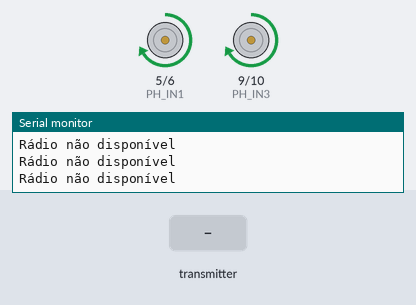
A sketch run on a simulated Arduino Nano, built with avr-gcc and run on an emulated ATmega328P. Shown: motor-driver pin pairs drawn as motors (green arrow = first pin HIGH = forward, orange = second pin HIGH = backward, longer = more drive), the last lines printed to the serial monitor. The inputs (shaded band) are chosen by the test bench. No radio packets arrive unless stated.

Above: at 1.7 s.
1.8 s: the transmitter starts sending VEL1_DIR = 1023
At 3.0 s:
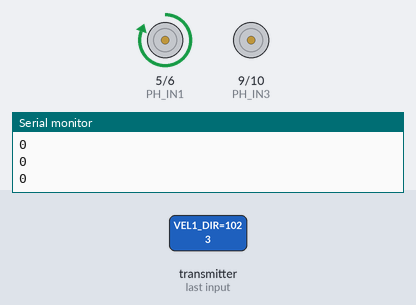
3.3 s: the transmitter starts sending VEL1_ESQ = 256
At 4.1 s:
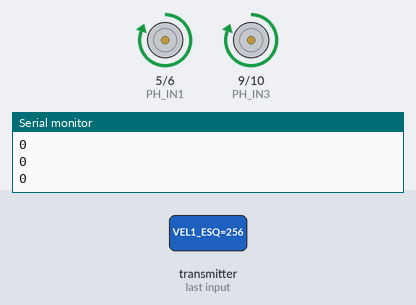
4.8 s: the transmitter starts sending VEL1_DIR = 512
At 5.3 s:
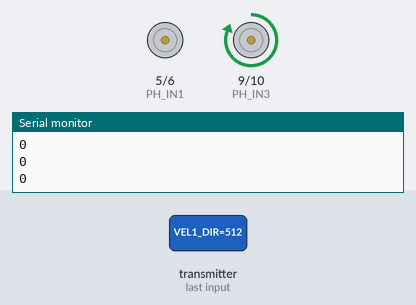
6.3 s: the transmitter starts sending VEL1_ESQ = 0
At 7.4 s:
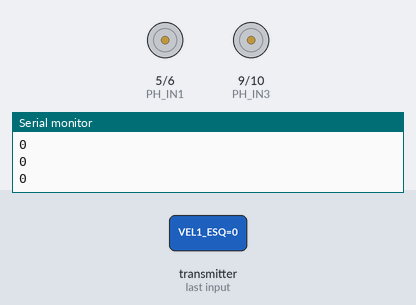
7.8 s: the transmitter starts sending VEL1_ESQ = 512
At 8.5 s:
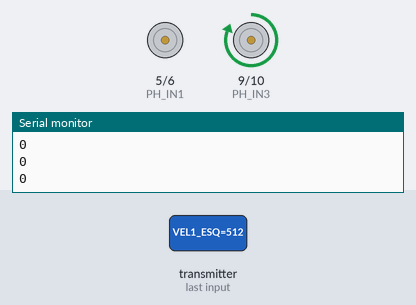
Timing chart, 0 to 10.3 s (numbered marks = the images above; inputs shaded):
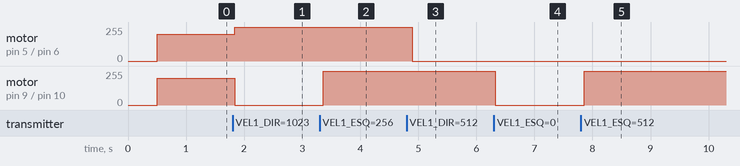

The sketch:

receptor_struct.ino
```cpp
/*
 * Programa dos robos do futebol. Recebe informacoes enviadas por RF e aciona os motores. Controle nao implementado.
 * JOGADOR 1
*/

#include <SPI.h>
#include "nRF24L01.h"
#include "RF24.h"

//Pinos da Ponte H
#define PH_IN1 5
#define PH_IN2 6
#define PH_IN3 9
#define PH_IN4 10

//Pinos do RF
#define RF_CSN 4
#define RF_CE 3
#define RF_MO 11
#define RF_MI 12
#define RF_SCK 13

//Pinos do Encoder
#define ENC_R A6
#define ENC_L A7

RF24 radio(3,4);
const uint64_t pipe = 0xA2E8F0F0E1LL;

struct Mensagem{
  int VEL1_DIR;
  int VEL1_ESQ;
  int VEL2_DIR;
  int VEL2_ESQ;
  int VEL3_DIR;
  int VEL3_ESQ;
} mensagem;

//Configura velocidade dos motores (para frente ou para tras) com PWM
void configura_velocidade (int motorA, int motorB){
  if(motorA > 0){
    analogWrite(PH_IN1, motorA);
    analogWrite(PH_IN2, 0);
  }
  else{
    analogWrite(PH_IN1, 0);
    analogWrite(PH_IN2, -motorA);
  }

  if(motorB > 0){
    analogWrite(PH_IN3, motorB);
    analogWrite(PH_IN4, 0);
  }
  else{
    analogWrite(PH_IN3, 0);
    analogWrite(PH_IN4, -motorB);
  }
}

//Para os motores. Para parar o motorA, deve-se passar o parametro motorA!=0. Analogamente para motorB.
void para_motores (int motorA, int motorB){
  if(motorA){
    digitalWrite(PH_IN1,1);
    digitalWrite(PH_IN2,1);
  }
  if(motorB){
    digitalWrite(PH_IN3,1);
    digitalWrite(PH_IN4,1);
  }
}

//Configura o valor para cada motor, segundo http://migre.me/wosaU
void configura_motores (int in1, int in2, int in3, int in4){
  digitalWrite(PH_IN1, in1);
  digitalWrite(PH_IN2, in2);
  digitalWrite(PH_IN3, in3);
  digitalWrite(PH_IN4, in4);
}

//Inicializacoes
void setup(){
  pinMode(PH_IN1, OUTPUT);
  pinMode(PH_IN2, OUTPUT);
  pinMode(PH_IN3, OUTPUT);
  pinMode(PH_IN4, OUTPUT);

  delay(500);
  Serial.begin(9600);

  radio.begin();
  radio.openReadingPipe(1,pipe);
  radio.startListening();

 configura_velocidade(200,200);
}

void loop(){

int motor1;
int motor2;

  if(radio.available())
  {
    bool done = false;
    while (!done)
    {
      done = radio.read( &mensagem, sizeof(mensagem) );
      motor1 = mensagem.VEL1_DIR;
      motor2 = mensagem.VEL1_ESQ;

      Serial.println(mensagem.VEL1_DIR);
      Serial.println(mensagem.VEL1_ESQ);
      Serial.println(mensagem.VEL2_DIR);
      Serial.println(mensagem.VEL2_ESQ);
      Serial.println(mensagem.VEL3_DIR);
      Serial.println(mensagem.VEL3_ESQ);

      configura_velocidade(motor1,motor2);
    }

  }
  else
  {
    Serial.println("Rádio não disponível");
  }
  delay(100);

}
```

Measured:
- after the input at 1.8 s, motor on pin 5 (PH_IN1) / pin 6 (PH_IN2): forward 200/255 → forward 255/255 at once; motor on pin 9 (PH_IN3) / pin 10 (PH_IN4): forward 200/255 → stopped at once
- after the input at 3.3 s, motor on pin 9 (PH_IN3) / pin 10 (PH_IN4): stopped → forward 255/255 after 0.07 s
- after the input at 4.8 s, motor on pin 5 (PH_IN1) / pin 6 (PH_IN2): forward 255/255 → stopped after 0.10 s
- after the input at 6.3 s, motor on pin 9 (PH_IN3) / pin 10 (PH_IN4): forward 255/255 → stopped at once
- after the input at 7.8 s, motor on pin 9 (PH_IN3) / pin 10 (PH_IN4): stopped → forward 255/255 after 0.06 s
